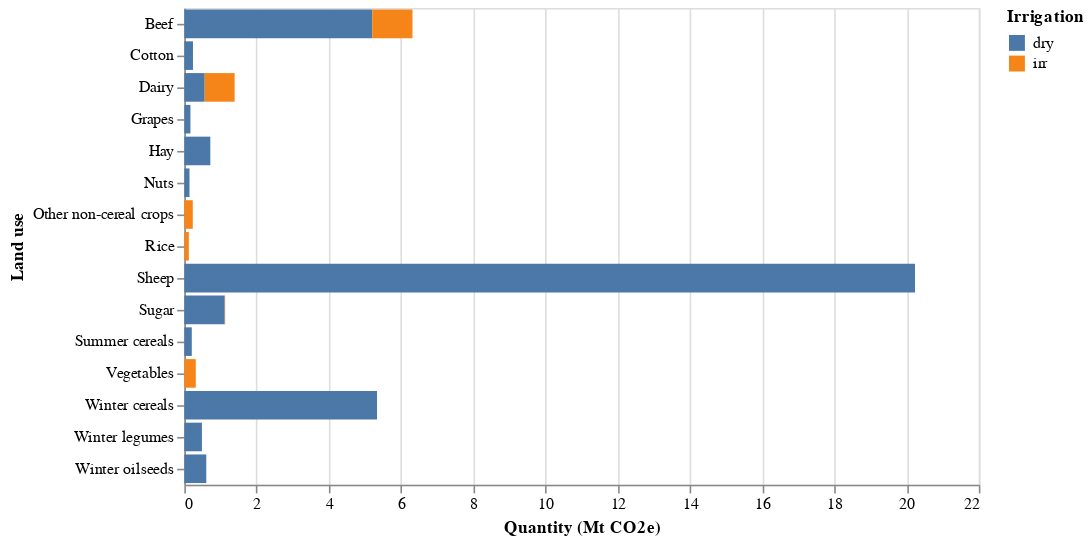

The cell this chart's notebook holds for it:
### Code cell
# get the df and plot
GHG_lu_lm_df,GHG_lu_lm_plot = ag_lucc_GHG.plot_GHG_lu_lm(2050)
GHG_lu_lm_plot

### Figure 1 — Vega-Lite specification as saved in the notebook (floating-point values rounded to 4 significant figures)
{"config": {"view": {"continuousWidth": 300, "continuousHeight": 300}}, "data": {"name": "data-89a1ef70a9e04da6848c70d312385637"}, "mark": {"type": "bar"}, "encoding": {"color": {"field": "Irrigation", "type": "nominal"}, "tooltip": [{"field": "Land use", "title": "Landuse", "type": "ordinal"}, {"field": "Quantity (Mt CO2e)", "title": "GHG emissions (Mt CO2e)", "type": "quantitative"}], "x": {"field": "Quantity (Mt CO2e)", "type": "quantitative"}, "y": {"field": "Land use", "type": "ordinal"}}, "width": 500, "$schema": "https://vega.github.io/schema/vega-lite/v5.15.1.json", "datasets": {"data-89a1ef70a9e04da6848c70d312385637": [{"Year": 2050, "Land use category": "Crop", "Land use": "Cotton", "Irrigation": "dry", "Quantity (Mt CO2e)": 0.2394}, {"Year": 2050, "Land use category": "Crop", "Land use": "Cotton", "Irrigation": "irr", "Quantity (Mt CO2e)": 0.0}, {"Year": 2050, "Land use category": "Crop", "Land use": "Grapes", "Irrigation": "dry", "Quantity (Mt CO2e)": 0.1691}, {"Year": 2050, "Land use category": "Crop", "Land use": "Grapes", "Irrigation": "irr", "Quantity (Mt CO2e)": 0.0}, {"Year": 2050, "Land use category": "Crop", "Land use": "Hay", "Irrigation": "dry", "Quantity (Mt CO2e)": 0.7201}, {"Year": 2050, "Land use category": "Crop", "Land use": "Hay", "Irrigation": "irr", "Quantity (Mt CO2e)": 0.0}, {"Year": 2050, "Land use category": "Crop", "Land use": "Nuts", "Irrigation": "dry", "Quantity (Mt CO2e)": 0.1434}, {"Year": 2050, "Land use category": "Crop", "Land use": "Nuts", "Irrigation": "irr", "Quantity (Mt CO2e)": 0.0}, {"Year": 2050, "Land use category": "Crop", "Land use": "Other non-cereal crops", "Irrigation": "dry", "Quantity (Mt CO2e)": 0.0}, {"Year": 2050, "Land use category": "Crop", "Land use": "Other non-cereal crops", "Irrigation": "irr", "Quantity (Mt CO2e)": 0.234}, {"Year": 2050, "Land use category": "Crop", "Land use": "Rice", "Irrigation": "dry", "Quantity (Mt CO2e)": 0.0}, {"Year": 2050, "Land use category": "Crop", "Land use": "Rice", "Irrigation": "irr", "Quantity (Mt CO2e)": 0.1242}, {"Year": 2050, "Land use category": "Crop", "Land use": "Sugar", "Irrigation": "dry", "Quantity (Mt CO2e)": 1.118}, {"Year": 2050, "Land use category": "Crop", "Land use": "Sugar", "Irrigation": "irr", "Quantity (Mt CO2e)": 0.01254}, {"Year": 2050, "Land use category": "Crop", "Land use": "Summer cereals", "Irrigation": "dry", "Quantity (Mt CO2e)": 0.2066}, {"Year": 2050, "Land use category": "Crop", "Land use": "Summer cereals", "Irrigation": "irr", "Quantity (Mt CO2e)": 0.0}, {"Year": 2050, "Land use category": "Crop", "Land use": "Vegetables", "Irrigation": "dry", "Quantity (Mt CO2e)": 0.0}, {"Year": 2050, "Land use category": "Crop", "Land use": "Vegetables", "Irrigation": "irr", "Quantity (Mt CO2e)": 0.3176}, {"Year": 2050, "Land use category": "Crop", "Land use": "Winter cereals", "Irrigation": "dry", "Quantity (Mt CO2e)": 5.337}, {"Year": 2050, "Land use category": "Crop", "Land use": "Winter cereals", "Irrigation": "irr", "Quantity (Mt CO2e)": 0.0}, {"Year": 2050, "Land use category": "Crop", "Land use": "Winter legumes", "Irrigation": "dry", "Quantity (Mt CO2e)": 0.4873}, {"Year": 2050, "Land use category": "Crop", "Land use": "Winter legumes", "Irrigation": "irr", "Quantity (Mt CO2e)": 0.0}, {"Year": 2050, "Land use category": "Crop", "Land use": "Winter oilseeds", "Irrigation": "dry", "Quantity (Mt CO2e)": 0.6082}, {"Year": 2050, "Land use category": "Crop", "Land use": "Winter oilseeds", "Irrigation": "irr", "Quantity (Mt CO2e)": 0.0}, {"Year": 2050, "Land use category": "Livestock", "Land use": "Beef", "Irrigation": "dry", "Quantity (Mt CO2e)": 5.202}, {"Year": 2050, "Land use category": "Livestock", "Land use": "Beef", "Irrigation": "irr", "Quantity (Mt CO2e)": 1.115}, {"Year": 2050, "Land use category": "Livestock", "Land use": "Dairy", "Irrigation": "dry", "Quantity (Mt CO2e)": 0.5643}, {"Year": 2050, "Land use category": "Livestock", "Land use": "Dairy", "Irrigation": "irr", "Quantity (Mt CO2e)": 0.8287}, {"Year": 2050, "Land use category": "Livestock", "Land use": "Sheep", "Irrigation": "dry", "Quantity (Mt CO2e)": 20.23}, {"Year": 2050, "Land use category": "Livestock", "Land use": "Sheep", "Irrigation": "irr", "Quantity (Mt CO2e)": 0.0}]}}
